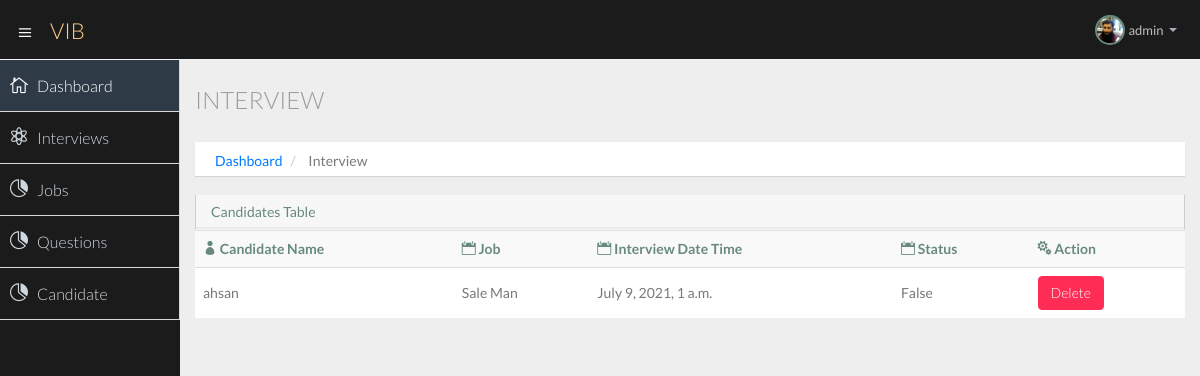
The page /company/interview/ (signed in) on the database as committed earlier.
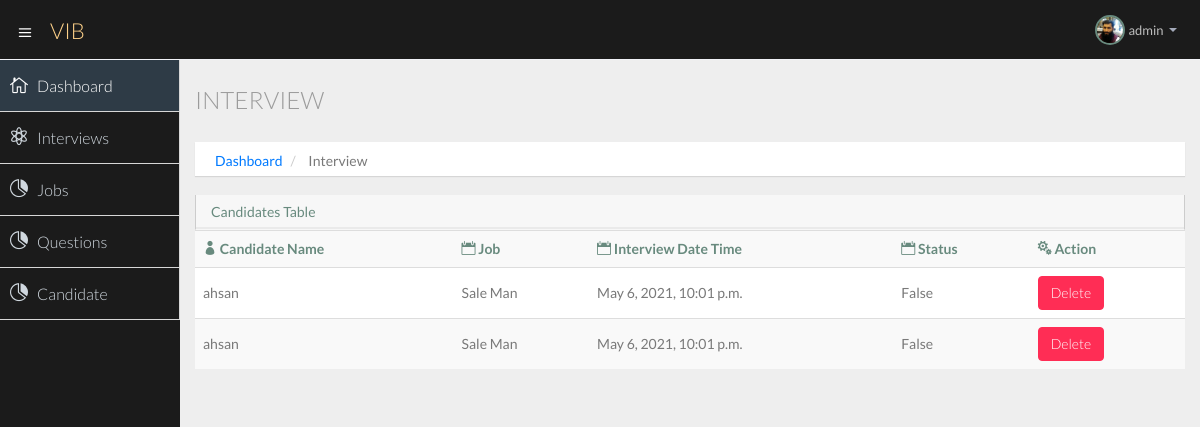
The same page on the database as committed later.
### company/models.py (models this page shows, shortened)
class Interview(models.Model):
    id = models.AutoField(primary_key=True)
    user = models.ForeignKey(User, on_delete=models.CASCADE)
    job = models.ForeignKey(Jobs, on_delete=models.CASCADE)
    company_user_id = models.IntegerField()
    applidejob_id = models.IntegerField()
    schduele_time = models.DateTimeField((""), auto_now=False, auto_now_add=False)
    apply_date = models.DateTimeField(auto_now_add=True, blank=True)
    date = models.DateField()
    time = models.TimeField()
    interview_status =models.BooleanField(default=False)
    confirm_status =models.BooleanField(default=False)
    video_link = models.CharField(max_length=200)
    result = models.CharField(max_length=200)

class Jobs(models.Model):
    id = models.AutoField(primary_key=True)
    user = models.ForeignKey(User, on_delete=models.CASCADE)
    job_title = models.CharField(max_length=200)
    job_discription = models.CharField(max_length=800)
    pos_tdate = models.DateTimeField(auto_now_add=True, blank=True)
    job_status =models.BooleanField(default=True)

### company/views.py (the view)
# urls.py: path('company/interview/', views.interview, name='interview'),
def interview(request):
    user = User.objects.get(username=request.user.username)
    userid = user.id
    candidates = Interview.objects.filter(company_user_id=userid)
    context = {'candidates':candidates}
    return render(request, 'company/interview.html',context)

### templates/company/interview.html (shortened to what this page needs)
{% extends 'company/basic.html' %}
{% block body %}
{% load static %}
<section id="main-content">
  <section class="wrapper">
    <div class="row">
      <div class="col-lg-12">
        <h3 class="page-header"> Interview</h3>
        <ol class="breadcrumb">
          <li><a href="/company/dashboard">Dashboard</a></li>
          <li>Interview</li>
        </ol>
      </div>
    </div>
    <div class="row">
      <div class="col-lg-12">
        <section class="panel">
          <header class="panel-heading">
            Candidates Table
          </header>
          <table class="table table-striped table-advance table-hover">
            <tbody>
              <tr>
                <th><i class="icon_profile"></i> Candidate Name</th>
                <th><i class="icon_calendar"></i> Job</th>
                <th><i class="icon_calendar"></i> Interview Date Time</th>
                <th><i class="icon_calendar"></i> Status</th>
                <th><i class="icon_cogs"></i> Action</th>
              </tr>
              {% if candidates %}
              {% for candidate in candidates %}
              <tr>
                <td>{{candidate.user.username}}</td>
                <td>{{candidate.job.job_title}}</td>
                <td>{{candidate.schduele_time}}</td>
                <td>{{candidate.interview_status}}</td>
                <td>
                  <div class="">
                    <a class="btn btn-danger" href="#">Delete</a>
                  </div>
                </td>
              </tr>
              {% endfor %}
              {% else %}
              <tr>
                <td class="text-center">no record found.</td>
              </tr>
              {% endif %}
            </tbody>
          </table>
        </section>
      </div>
    </div>
  </section>
</section>
{% endblock body %}

Rows that differ between the two databases and show on the page:
removed Interview: user.username "ahsan", job.job_title "Sale Man", schduele_time "July 9, 2021, 1 a.m.", interview_status "False"
added Interview: user.username "ahsan", job.job_title "Sale Man", schduele_time "May 6, 2021, 10:01 p.m.", interview_status "False"
added Interview: user.username "ahsan", job.job_title "Sale Man", schduele_time "May 6, 2021, 10:01 p.m.", interview_status "False"
